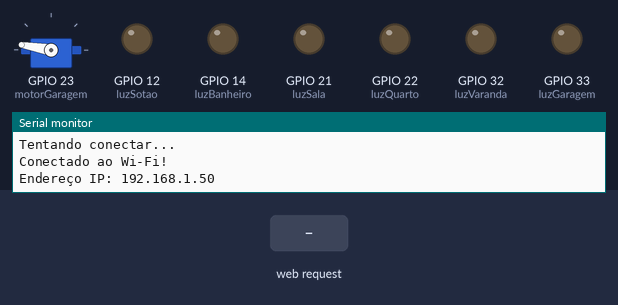
Simulated run of this sketch. Board: ESP32. On the bench: servo, output pins drawn as LEDs (lit = HIGH), the last lines printed to the serial monitor. The inputs (shaded band) are chosen by the test bench. WiFi joins after 1.5 s; servers stay silent unless stated.

Above: at 3.2 s.
3.3 s: HTTP request GET /luzGaragem?on received
At 4.5 s:
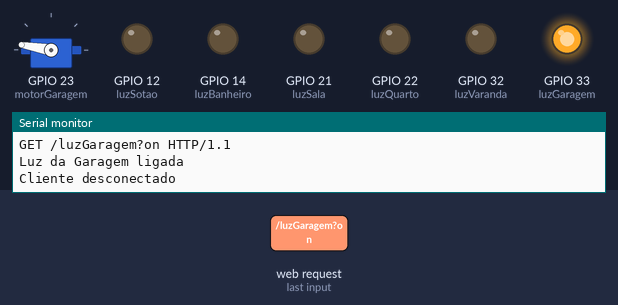
4.8 s: HTTP request GET /luzSala?on received
At 5.6 s:
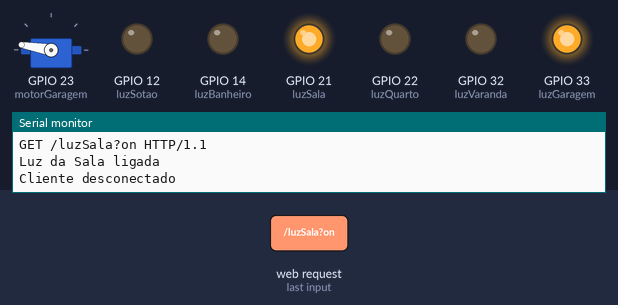
6.3 s: HTTP request GET /luzGaragem?off received
At 6.8 s:
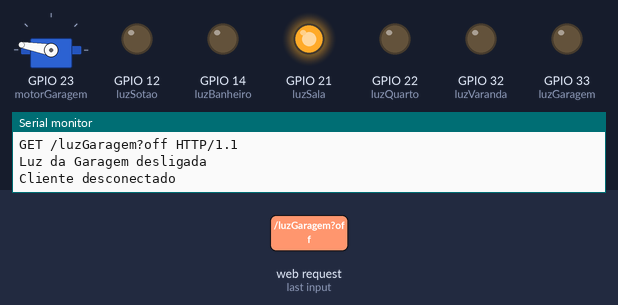
7.8 s: HTTP request GET /luzVaranda?on received
At 9.0 s:
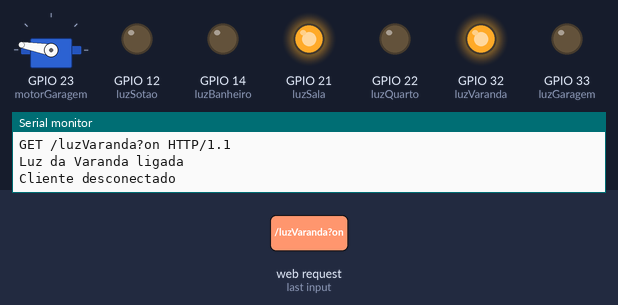
9.3 s: HTTP request GET /luzSala?off received
At 10.3 s:
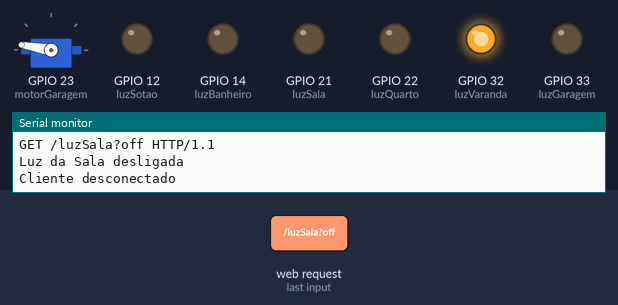
10.8 s: HTTP request GET /luzQuarto?on received
At 11.4 s:
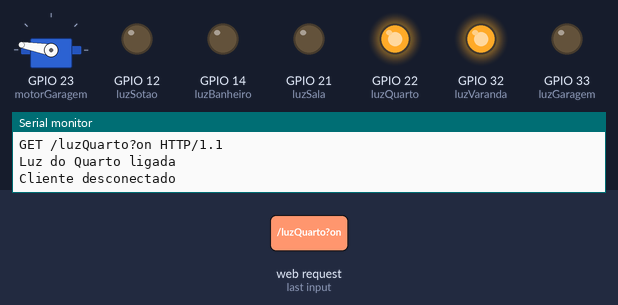
Timing chart, 0 to 13.3 s (numbered marks = the images above; inputs shaded):
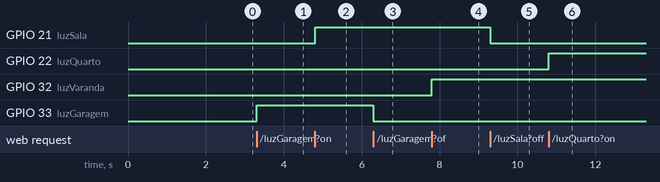

Measured:
- after the input at 3.3 s, GPIO 33 (luzGaragem): LOW → HIGH at once
- after the input at 4.8 s, GPIO 21 (luzSala): LOW → HIGH at once
- after the input at 6.3 s, GPIO 33 (luzGaragem): HIGH → LOW at once
- after the input at 7.8 s, GPIO 32 (luzVaranda): LOW → HIGH at once
- after the input at 9.3 s, GPIO 21 (luzSala): HIGH → LOW at once
- after the input at 10.8 s, GPIO 22 (luzQuarto): LOW → HIGH at once

The sketch:

teste111024_paginahtml.ino
```cpp
#include <WiFi.h>
#include <ESP32Servo.h>

// Defina o SSID (nome da rede) e a senha da sua rede Wi-Fi
const char* ssid = "Camile";
const char* password = "saracami";

// Definição dos pinos
const int luzGaragem = 33;//funcionando;      // Pino para a luz da Garagem
const int luzVaranda = 32;//funcionando         // Pino para a luz da Sala
const int luzSala = 21;      // Pino para a luz da Varanda
const int luzQuarto = 22;//funcionando       // Pino para a luz do Quarto
const int luzBanheiro = 14;  //funcionando   // Pino para a luz do Banheiro
const int luzSotao = 12;//funcionando;        // Pino para a luz do Sotão
const int motorGaragem = 23;    // Pino para o motor da Garagem
const int sensorPir = 36;        // Pino para o sensor PIR
const int buzAlarme = 22;        // Pino para a buzina do Alarme

// Estado dos componentes
bool estadoGaragem = false;
bool estadoSala = false;
bool estadoVaranda = false;
bool estadoQuarto = false;
bool estadoBanheiro = false;
bool estadoSotao = false;
bool estadoAlarme = false;

// Servo para o portão da garagem
Servo servoGaragem;

// Servidor Web na porta 80
WiFiServer server(80);

// Função para gerar a página HTML com sliders
String generateHTML() {
  String html = "<!DOCTYPE html><html><head><meta charset=\"UTF-8\">";
  html += "<title>Controle de Casa Inteligente</title>";

  // CSS para estilizar a página e os sliders
  html += "<style>";
  html += "body { font-family: Arial, sans-serif; background-color: #f0f0f0; text-align: center; padding: 50px; }";
  html += "h1 { color: #333; }";

  // Estilo dos sliders
  html += ".slider-container { margin: 20px 0; }";
  html += ".switch { position: relative; display: inline-block; width: 60px; height: 34px; }";
  html += ".switch input { opacity: 0; width: 0; height: 0; }";
  html += ".slider { position: absolute; cursor: pointer; top: 0; left: 0; right: 0; bottom: 0; background-color: red; transition: .4s; border-radius: 34px; }";
  html += ".slider:before { position: absolute; content: \"\"; height: 26px; width: 26px; left: 4px; bottom: 4px; background-color: white; transition: .4s; border-radius: 50%; }";
  html += "input:checked + .slider { background-color: green; }";
  html += "input:checked + .slider:before { transform: translateX(26px); }";
  html += "label { display: block; margin-bottom: 5px; font-weight: bold; }";
  html += "</style>";

  // JavaScript para enviar requisições ao ESP32 quando o slider for alterado
  html += "<script>";
  html += "function toggleComponent(component, state) {";
  html += "  var xhr = new XMLHttpRequest();";
  html += "  xhr.open('GET', '/' + component + '?' + state, true);";
  html += "  xhr.send();";
  html += "}";
  html += "</script>";

  html += "</head><body>";
  html += "<h1>Controle de Casa Inteligente</h1>";

  // Função para criar cada slider
  auto addSlider = [&](String label, String component, bool estado) {
    html += "<div class=\"slider-container\">";
    html += "<label>" + label + "</label>";
    html += "<label class=\"switch\">";
    html += "<input type=\"checkbox\" " + String(estado ? "checked" : "") + " onchange=\"toggleComponent('" + component + "', this.checked ? 'on' : 'off')\">";
    html += "<span class=\"slider\"></span>";
    html += "</label>";
    html += "</div>";
  };

  // Adicionar sliders para cada componente
  addSlider("Luz da Garagem", "luzGaragem", estadoGaragem);
  addSlider("Luz da Varanda", "luzVaranda", estadoVaranda);
  addSlider("Luz da Sala", "luzSala", estadoSala);
  addSlider("Luz do Quarto", "luzQuarto", estadoQuarto);
  addSlider("Luz do Banheiro", "luzBanheiro", estadoBanheiro);
  addSlider("Luz do Sótão", "luzSotao", estadoSotao);
  addSlider("Portão", "portao", false); // Estado do portão não é booleano, mas para fins de slider, consideramos falso inicialmente
  addSlider("Alarme", "alarme", estadoAlarme);

  html += "</body></html>";
  return html;
}

void setup() {
  Serial.begin(115200);

  // Configura os pinos
  pinMode(luzGaragem, OUTPUT);
  pinMode(luzSala, OUTPUT);
  pinMode(luzVaranda, OUTPUT);
  pinMode(luzQuarto, OUTPUT);
  pinMode(luzBanheiro, OUTPUT);
  pinMode(luzSotao, OUTPUT);
  pinMode(buzAlarme, OUTPUT);
  pinMode(sensorPir, INPUT);

  // Inicializa o servo
  servoGaragem.attach(motorGaragem);
  servoGaragem.write(170);  // Posição fechada

  // Conectar ao Wi-Fi
  Serial.println("Conectando-se ao WiFi...");
  WiFi.begin(ssid, password);

  while (WiFi.status() != WL_CONNECTED) {
    delay(1000);
    Serial.println("Tentando conectar...");
  }

  Serial.println("Conectado ao Wi-Fi!");
  Serial.print("Endereço IP: ");
  Serial.println(WiFi.localIP());

  // Inicia o servidor
  server.begin();
}

void loop() {
  WiFiClient client = server.available();  // Verifica se há clientes conectados

  if (client) {
    Serial.println("Novo cliente conectado");
    String currentLine = "";
    String request = "";

    while (client.connected()) {
      if (client.available()) {
        char c = client.read();
        if (c == '\n') {
          // Requisição completa
          Serial.println(request);

          // Processar a requisição
          if (request.indexOf("GET /luzGaragem?on") != -1) {
            digitalWrite(luzGaragem, HIGH);
            estadoGaragem = true;
            Serial.println("Luz da Garagem ligada");
          }
          if (request.indexOf("GET /luzGaragem?off") != -1) {
            digitalWrite(luzGaragem, LOW);
            estadoGaragem = false;
            Serial.println("Luz da Garagem desligada");
          }

          if (request.indexOf("GET /luzSala?on") != -1) {
            digitalWrite(luzSala, HIGH);
            estadoSala = true;
            Serial.println("Luz da Sala ligada");
          }
          if (request.indexOf("GET /luzSala?off") != -1) {
            digitalWrite(luzSala, LOW);
            estadoSala = false;
            Serial.println("Luz da Sala desligada");
          }

          if (request.indexOf("GET /luzVaranda?on") != -1) {
            digitalWrite(luzVaranda, HIGH);
            estadoVaranda = true;
            Serial.println("Luz da Varanda ligada");
          }
          if (request.indexOf("GET /luzVaranda?off") != -1) {
            digitalWrite(luzVaranda, LOW);
            estadoVaranda = false;
            Serial.println("Luz da Varanda desligada");
          }

          if (request.indexOf("GET /luzQuarto?on") != -1) {
            digitalWrite(luzQuarto, HIGH);
            estadoQuarto = true;
            Serial.println("Luz do Quarto ligada");
          }
          if (request.indexOf("GET /luzQuarto?off") != -1) {
            digitalWrite(luzQuarto, LOW);
            estadoQuarto = false;
            Serial.println("Luz do Quarto desligada");
          }

          if (request.indexOf("GET /luzBanheiro?on") != -1) {
            digitalWrite(luzBanheiro, HIGH);
            estadoBanheiro = true;
            Serial.println("Luz do Banheiro ligada");
          }
          if (request.indexOf("GET /luzBanheiro?off") != -1) {
            digitalWrite(luzBanheiro, LOW);
            estadoBanheiro = false;
            Serial.println("Luz do Banheiro desligada");
          }

          if (request.indexOf("GET /luzSotao?on") != -1) {
            digitalWrite(luzSotao, HIGH);
            estadoSotao = true;
            Serial.println("Luz do Sótão ligada");
          }
          if (request.indexOf("GET /luzSotao?off") != -1) {
            digitalWrite(luzSotao, LOW);
            estadoSotao = false;
            Serial.println("Luz do Sótão desligada");
          }

          if (request.indexOf("GET /alarme?on") != -1) {
            estadoAlarme = true;
            digitalWrite(buzAlarme, LOW); // Inicialmente desligado
            Serial.println("Alarme ligado");
          }
          if (request.indexOf("GET /alarme?off") != -1) {
            estadoAlarme = false;
            digitalWrite(buzAlarme, LOW);
            Serial.println("Alarme desligado");
          }

          if (request.indexOf("GET /portao?open") != -1) {
            servoGaragem.write(90);  // Abrir portão
            Serial.println("Portão aberto");
          }
          if (request.indexOf("GET /portao?close") != -1) {
            servoGaragem.write(170);  // Fechar portão
            Serial.println("Portão fechado");
          }

          // Enviar a página HTML atualizada
          String html = generateHTML();
          client.println("HTTP/1.1 200 OK");
          client.println("Content-Type: text/html");
          client.println("Connection: close");
          client.println();
          client.println(html);
          break;
        } else if (c != '\r') {
          request += c;
        }
      }
    }
    // Limpa a requisição
    request = "";
    client.stop();
    Serial.println("Cliente desconectado");
  }

  // Verifica o estado do alarme e do sensor PIR
  if (estadoAlarme) {
    digitalWrite(buzAlarme, LOW); // Inicialmente desligado
    if (digitalRead(sensorPir) == HIGH) {
      Serial.println("Movimento detectado!");
      digitalWrite(buzAlarme, HIGH);  // Ativa o alarme
      delay(100);
      digitalWrite(buzAlarme, LOW);   // Desativa a buzina
      delay(60);                       // Espera um tempo para gerar um bipe
    }
  }
}
```
